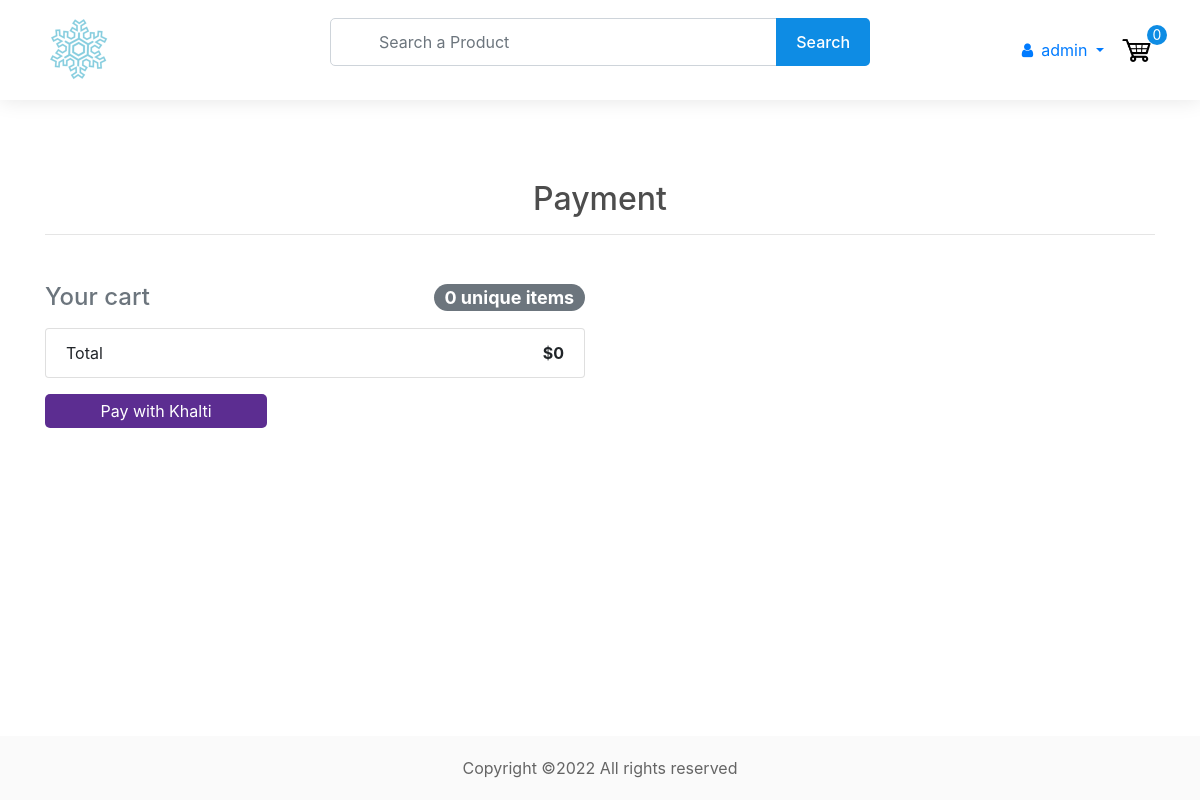
The page /payment (signed in) on the database as committed earlier.
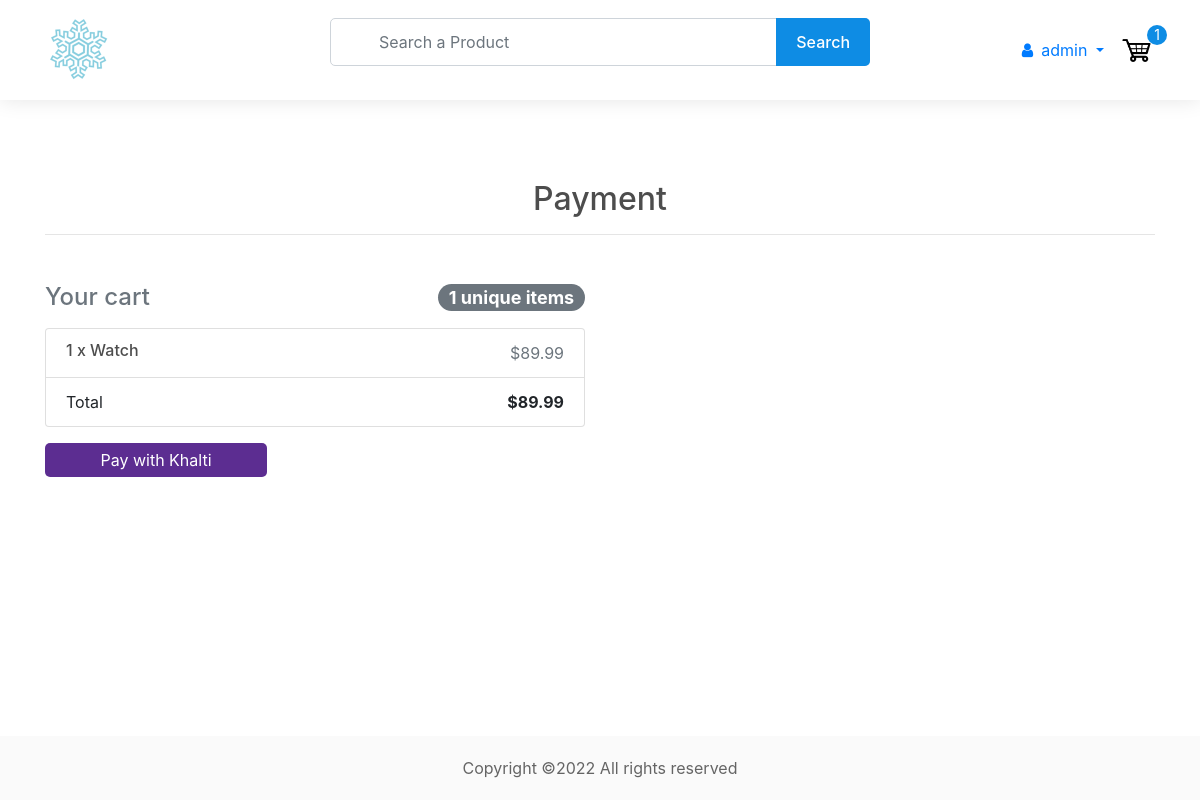
The same page on the database as committed later.
### store/models.py (models this page shows, shortened)
class Order(models.Model):
    customer = models.ForeignKey(
        Customer, on_delete=models.CASCADE, blank=True, null=True
    )
    items = models.ManyToManyField(OrderItem)
    date_orderd = models.DateTimeField(auto_now_add=True)
    ordered = models.BooleanField(default=False, null=False, blank=False)
    being_delivered = models.BooleanField(default=False)
    transaction_id = models.CharField(max_length=200, null=True)
    total_price = models.FloatField(max_length=200, null=True)  # added
    sphipping_address = models.ForeignKey(
        "ShippingAddress", on_delete=models.SET_NULL, blank=True, null=True
    )
    payment = models.ForeignKey(
        "Payment", on_delete=models.SET_NULL, blank=True, null=True
    )
    def get_total(self):
        total = 0
        for order_items in self.items.all():
            total = total + order_items.get_total_item_price
        return total
    @property
    def get_cart_items(self):
        total = 0
        for order_item in self.items.all():
            total += order_item.quantity
        return total

class OrderItem(models.Model):
    customer = models.ForeignKey(
        Customer, on_delete=models.CASCADE, blank=True, null=True
    )
    product = models.ForeignKey(Product, on_delete=models.CASCADE, null=True)
    quantity = models.IntegerField(default=0, null=True, blank=True)
    ordered = models.BooleanField(default=False)
    @property
    def get_total_item_price(self):
        total = self.product.price * self.quantity
        return total

class Product(models.Model):
    name = models.CharField(max_length=200, null=True)
    price = models.DecimalField(max_digits=7, decimal_places=2)
    digital = models.BooleanField(default=False, null=True, blank=False)
    image = models.ImageField(null=True, blank=True)
    status = models.BooleanField(default=False, null=True, blank=False)  # changed
    description = models.TextField(max_length=1000, null=True, blank=True)  # added

### store/views.py (the view)
# urls.py: path("payment", PaymentView.as_view(), name="payment"),
class PaymentView(LoginRequiredMixin, View):
    login_url = "login"
    def get(self, *args, **kwargs):
        try:
            customer = get_object_or_404(Customer, user=self.request.user)
            order = Order.objects.get(customer=customer, ordered=False)
            form = CheckoutForm()
            context = {"form": form, "order": order}
            return render(self.request, "store/payment.html", context)
        except ObjectDoesNotExist:
            return redirect("payment")

### store/forms.py
class CheckoutForm(forms.Form):
    street_address = forms.CharField()
    appartment_address = forms.CharField(required=False)
    country = forms.CharField()
    contact = forms.RegexField(regex=r'^[0-9]{5,10}$')
    def __init__(self, *args, **kwargs):
        super(CheckoutForm, self).__init__(*args, **kwargs)
        self.fields['country'].initial = 'Nepal'
        self.fields['street_address'].widget.attrs.update(
            {'class': 'form-control', 'placeholder': 'Enter your address'})
        self.fields['appartment_address'].widget.attrs.update(
            {'class': 'form-control', 'placeholder': 'Enter your secondary address'})
        self.fields['country'].widget.attrs.update(
            {'class': 'form-control', 'placeholder': 'Enter your country name'})
        self.fields['contact'].widget.attrs.update(
            {'class': 'form-control', 'placeholder': 'Enter your phone no.'})

### store/templates/store/payment.html (shortened to what this page needs)
{% extends 'store/header.html' %} {% load static %} {% load crispy_forms_tags %}
 {% block content %}
    <section>
        <div class="container">
            <h2 class="h2 text-center mb-5">Payment<hr></h2>
            <div class="row">
                {% include "store/order_snippet.html" %}
                <div class="col-12">
                    <button
                        id="payment-button"
                        style="
                            background-color: #5c2d91;
                            cursor: pointer;
                            color: #fff;
                            border: none;
                            padding: 5px 10px;
                            border-radius: 5px;
                            width: 20%;
                        "
                    >
                        Pay with Khalti
                    </button>
                </div>
            </div>
        </div>
    </section>
{% endblock content %}

### store/templates/store/header.html (shortened to what this page needs)
<!DOCTYPE html>
{% load static %}
<html>
    <head>
        <link
            rel="stylesheet"
            href="https://stackpath.bootstrapcdn.com/bootstrap/4.4.1/css/bootstrap.min.css"
        />
        <link
            rel="stylesheet"
            type="text/css"
            href="{% static 'css/style.css' %}"
        />
        <link
        rel="stylesheet"
        href="https://unpkg.com/@trevoreyre/autocomplete-js/dist/style.css"
        />
        <link rel='stylesheet' href='https://maxcdn.bootstrapcdn.com/font-awesome/4.5.0/css/font-awesome.min.css' >
    </head>
    <body>
        <div id="page-container">
            <header>
                <div class="container">
                    <div class="row align-items-center">
                        <div class="col-6 col-lg-3 order-1">
                            <a href="{% url 'store' %}" class="logo mr-5">
                                <img src="{% static 'images/logo-1.png' %}" />
                            </a>
                        </div>
                        <div class="col-lg-6 order-3 order-lg-2 mt-2 mt-lg-0">
                            <form id="autocomplete" class="autocomplete" action="/search" method="get">
                                <div class="form-group mb-0">
                                    <input type="text" class="autocomplete-input form-control sm-2 mr-5 pl-5" name="search" placeholder="Search a Product">
                                </div>
                                <button type="submit">Search</button>
                            </form>
                        </div>
                        <div class="col-6 col-lg-3 order-2 order-lg-3">
                            <div class="header-right d-flex align-items-center justify-content-end">
                                {% if request.user.is_authenticated %}
                                    <div class="dropdown">
                                        <a href="#" class="dropdown-toggle" data-toggle="dropdown" aria-haspopup="true" aria-expanded="false">
                                            <i class="fa fa-user mr-2"></i>{{request.user}}
                                        </a>
                                    </div>
                                {% else %}
                                    <a href="{% url 'login' %}" class="btn btn-outline-primary">Login</a>
                                {% endif %}
                                <div class="cart ml-3">
                                    <a href="{% url 'cart' %}">
                                        <img src="{% static 'images/cart.png' %}" />
                                    </a>
                                    <p>{{totalCartItems}}</p>
                                </div>
                            </div>
                        </div>
                    </div>
                </div>
            </header>
            <div id="content-wrap">
                {% block content %}
                {% endblock content %}
            </div>
            <footer>
                <div class="container text-center">
                    <p>Copyright ©2022 All rights reserved</p>
                </div>
            </footer>
        </div>
    </body>
</html>

### store/templates/store/order_snippet.html
<div class="col-md-6">
    <h4 class="d-flex justify-content-between align-items-center mb-3">
        <span class="text-muted">Your cart</span>
        <span class="badge badge-secondary badge-pill"
            >{{ order.items.count }} unique items</span
        >
    </h4>
    <ul class="list-group mb-3 z-depth-1">
        {% for order_item in order.items.all %}
        <li class="list-group-item d-flex justify-content-between lh-condensed">
            <div>
                <h6 class="my-0">
                    {{ order_item.quantity }} x {{ order_item.product.name}}
                </h6>
            </div>
            <span class="text-muted"
                >${{ order_item.get_total_item_price }}</span
            >
        </li>
        {% endfor %}
        <li class="list-group-item d-flex justify-content-between">
            <span>Total</span>
            <strong>${{ order.get_total }}</strong>
        </li>
    </ul>
</div>

Rows that differ between the two databases and show on the page:
computed for Order: items.count "0" → "1"; get_total "0" → "89.99"
added OrderItem: quantity "1", product.name "Watch", get_total_item_price "89.99"
Other text that changed with them:
{{ totalCartItems }}: "0" → "1"
